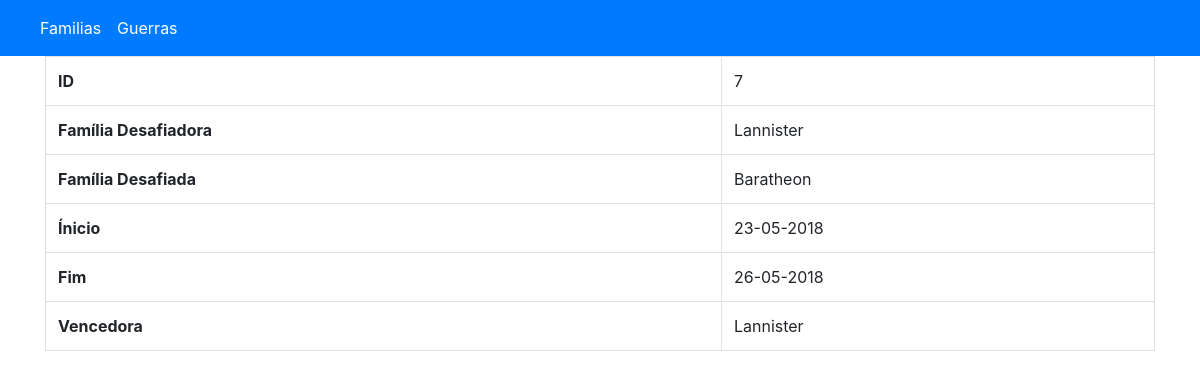
The page /wars/read/7 on the database its author committed.
### tables this page shows
CREATE TABLE `wars` (
  `id` int(11) NOT NULL AUTO_INCREMENT,
  `date_start` datetime NOT NULL,
  `date_end` datetime NOT NULL,
  `family_id_challenging` int(11) NOT NULL,
  `family_id_challenged` int(11) NOT NULL,
  `family_id_winner` int(11) NOT NULL,
  PRIMARY KEY (`id`)
);

CREATE TABLE `families` (
  `id` int(11) NOT NULL AUTO_INCREMENT,
  `name` varchar(255) NOT NULL,
  `quantity_members` int(11) NOT NULL,
  PRIMARY KEY (`id`)
);

### src/Views/View.php (called while the page is built, shortened)
<?php
class View
{
    private $__viewData = [];
    public function setViewData($data)
    {
        $this->__viewData = $data;
    }
    public function getViewData()
    {
        return $this->__viewData;
    }
    public function render()
    {
        $content = $this->__layoutContent();
        extract($this->getViewData());
        include $content;
    }
    private function __layoutContent()
    {
        return VIEWS . DS . 'Layout' . DS . 'base.php';
    }
}

### src/Controllers/Controller.php (called while the page is built, shortened)
<?php
require_once 'src/Views/View.php';
abstract class Controller
{
    private $__request = null;
    private $__viewData = [];
    public function __construct(Request $request, Response $response)
    {
        $this->__request = $request;
    }
    public function render()
    {
        $url = $this->getRequest()->url();
        $view = $this->__loadView();
        $view->setPaths($url);
        $view->setViewData($this->__viewData);
        return $view->render();
    }
    private function __loadView()
    {
        return new View();
    }
    public function setViewData($key, $data)
    {
        $this->__viewData[$key] = $data;
    }
    public function getRequest()
    {
        return $this->__request;
    }
}

### src/Controllers/WarsController.php (called while the page is built, shortened)
<?php
require_once 'Controller.php';
class WarsController extends Controller
{
    public function read($id)
    {
        $war = $this->War->view($id);
        $this->render();
    }
}

### src/Router/Dispatcher.php (called while the page is built, shortened)
<?php
class Dispatcher
{
    private $__request = null;
    private $__response = null;
    public function __construct(Request $request, Response $response)
    {
        $this->__request = $request;
        $this->__response = $response;
    }
    public function dispatch()
    {
        $router = $this->__loadRouter();
        $routerParams = $router->parse();
        try {
            $controller = $this->__loadController($routerParams);
        } catch (Exception $e) {
            echo $e->getMessage();
            die;
        }
        $params = [];
        if (!empty($routerParams['params'])) {
            $params = $routerParams['params'];
        }
        $response = $controller->{$routerParams['action']}(...$params);
    }
    private function __loadRouter()
    {
        return new Router();
    }
    private function __loadController($routerParams)
    {
        return new $controllerName($this->__request, $this->__response);
    }
}

### index.php (called while the page is built, shortened)
<?php
require_once 'src/Router/Dispatcher.php';
$dispatcher = new Dispatcher(
	new Request(),
	new Response()
);
$dispatcher->dispatch();

### src/Model/Model.php (called while the page is built, shortened)
<?php
require_once 'src/Datasource/Database.php';
abstract class Model
{
    private $__connection = null;
    public function __construct()
    {
        $database = new Database();
        $this->__connection = $database->getConnection();
    }
    public function getConnection()
    {
        return $this->__connection;
    }
}

### src/Config/database.php (called while the page is built)
<?php
$databaseConfig = [
    'database' => 'test',
    'host' => 'mysql',
    'username' => 'root',
    'password' => 'root'
];

### src/Datasource/Database.php (called while the page is built, shortened)
<?php
class Database
{
    private $__connection = null;
    private function __connection()
    {
        include 'src/Config/database.php';
        try {
            $dns = "mysql:host={$databaseConfig['host']};dbname={$databaseConfig['database']}";
            $this->__connection = new PDO(
                $dns,
                $databaseConfig['username'],
                $databaseConfig['password']
            );
        } catch (PDOException $e) {
            echo $e->getMessage();
            die;
        }
    }
    public function getConnection()
    {
        return $this->__connection;
    }
}

### src/Model/War.php (called while the page is built, shortened)
<?php
require_once 'Model.php';
class War extends Model
{
    public function view($id)
    {
        $sql = "
            SELECT
                Wars.id,
                Wars.date_start,
                Wars.date_end,
                Challenging.name as ChallengingName,
                Challenged.name as ChallengedName,
                Winner.name as WinnerName
            FROM wars as Wars
            INNER JOIN families as Challenging ON Wars.family_id_challenging = Challenging.id
            INNER JOIN families as Challenged ON Wars.family_id_challenged = Challenged.id
            INNER JOIN families as Winner ON Wars.family_id_winner = Winner.id
            WHERE Wars.id = :id
        ";
        $statement = $this->getConnection()->prepare($sql);
        $statement->execute(['id' => $id]);
        return $statement->fetch(PDO::FETCH_ASSOC);
    }
}

### src/Views/Wars/read.php (the view, shortened to what this page needs)
<div class="container">
    <div class="row">
            <div class="col-12 col-xs-12 col-sm-12 col-md-12 col-lg-12">
                <table class="table table-bordered">
                    <tbody>
                        <tr>
                            <td><strong>ID</strong></td>
                            <td><?= $war['id']; ?></td>
                        </tr>
                        <tr>
                            <td><strong>Família Desafiadora</strong></td>
                            <td><?= $war['ChallengingName']; ?></td>
                        </tr>
                        <tr>
                            <td><strong>Família Desafiada</strong></td>
                            <td><?= $war['ChallengedName']; ?></td>
                        </tr>
                        <tr>
                            <td><strong>Ínicio</strong></td>
                            <td><?= date('d-m-Y', strtotime($war['date_start'])); ?></td>
                        </tr>
                        <tr>
                            <td><strong>Fim</strong></td>
                            <td><?= date('d-m-Y', strtotime($war['date_end'])); ?></td>
                        </tr>
                        <tr>
                            <td><strong>Vencedora</strong></td>
                            <td><?= $war['WinnerName']; ?></td>
                        </tr>
                    </tbody>
                </table>
            </div>
        </div>
    </div>

### rows shown on the page
wars: id "7", families.name "Lannister", families.name "Baratheon", date_start "23-05-2018", date_end "26-05-2018"
